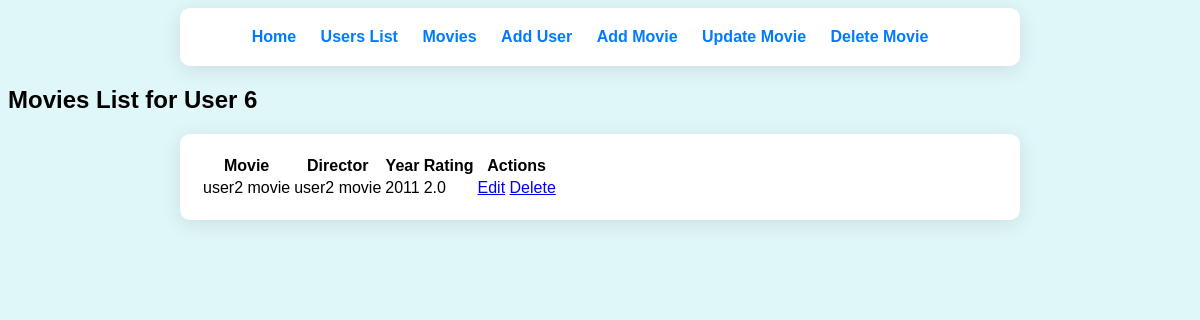
Screenshot of /user/6/movies with the database file from the repository.
### modelsDB.py (models this page shows)
class Movie(db.Model):
    id = db.Column(db.Integer, primary_key=True)
    name = db.Column(db.String(100), nullable=False)
    director = db.Column(db.String(100), nullable=False)
    year = db.Column(db.Integer, nullable=False)
    rating = db.Column(db.Float, nullable=False)
    user_id = db.Column(db.Integer, db.ForeignKey('user.id'), nullable=False)

### app.py (the view)
    @app.route('/user/<int:user_id>/movies')
    def user_movies(user_id):
        movies = data_manager.get_user_movies(user_id)
        return render_template('movies.html', movies=movies, user_id=user_id)

### datamanager/sqlite_data_manager.py (called while the page is built)
    def get_user_movies(self, user_id):
        with current_app.app_context():
            user = User.query.get(user_id)
            return user.movies if user else []

### templates/movies.html (shortened to what this page needs)
<!DOCTYPE html>
<html lang="en">
<head>
    <link rel="stylesheet" href="{{ url_for('static', filename='styles.css') }}">
</head>
<body>
    <div class="nav-container">
            <nav>
                <ul class="nav-list">
                    <li><a href="{{ url_for('home') }}">Home</a></li>
                    <li><a href="{{ url_for('list_users') }}">Users List</a></li>
                    <li><a href="{{ url_for('user_movies', user_id=1) }}">Movies</a></li>
                    <li><a href="{{ url_for('add_user') }}">Add User</a></li>
                    <li><a href="{{ url_for('add_movie', user_id=1) }}">Add Movie</a></li>
                    <li><a href="{{ url_for('update_movie', user_id=1, movie_id=1) }}">Update Movie</a></li>
                    <li><a href="{{ url_for('delete_movie', user_id=1, movie_id=1) }}">Delete Movie</a></li>
                </ul>
            </nav>
        </div>
    <h2>Movies List for User {{ user_id }}</h2>
<div class="nav-container">
    <table class="user-table">
        <thead>
            <tr>
                <th>Movie</th>
                <th>Director</th>
                <th>Year</th>
                <th>Rating</th>
                <th>Actions</th>
            </tr>
        </thead>
        <tbody>
            {% for movie in movies %}
                <tr>
                    <td>{{ movie.name }}</td>
                    <td>{{ movie.director }}</td>
                    <td>{{ movie.year }}</td>
                    <td>{{ movie.rating }}</td>
                    <td>
                        <a href="{{ url_for('update_movie', user_id=user_id, movie_id=movie.id) }}">Edit</a>
                        <a href="{{ url_for('delete_movie', user_id=user_id, movie_id=movie.id) }}">Delete</a>
                    </td>
                </tr>
            {% endfor %}
        </tbody>
    </table>
</div>
</body>
</html>

### static/styles.css (style rules this page uses)
body { font-family: Arial, sans-serif; background-color: #e0f7fa; }
.nav-container { background-color: #fff; padding: 20px; border-radius: 10px; box-shadow: 0 4px 20px rgba(0, 0, 0, 0.1); max-width: 800px; margin: 0 auto; transition: transform 0.3s; }
.nav-list { list-style-type: none; padding: 0; margin: 0; text-align: center; }
.nav-list li { display: inline; margin-right: 20px; }
.nav-list li a { text-decoration: none; color: #007BFF; font-weight: bold; }

### rows the page displays
Movie: name "user2 movie", director "user2 movie", year "2011", rating "2.0"

### other values shown
{{ user_id }} "6"
